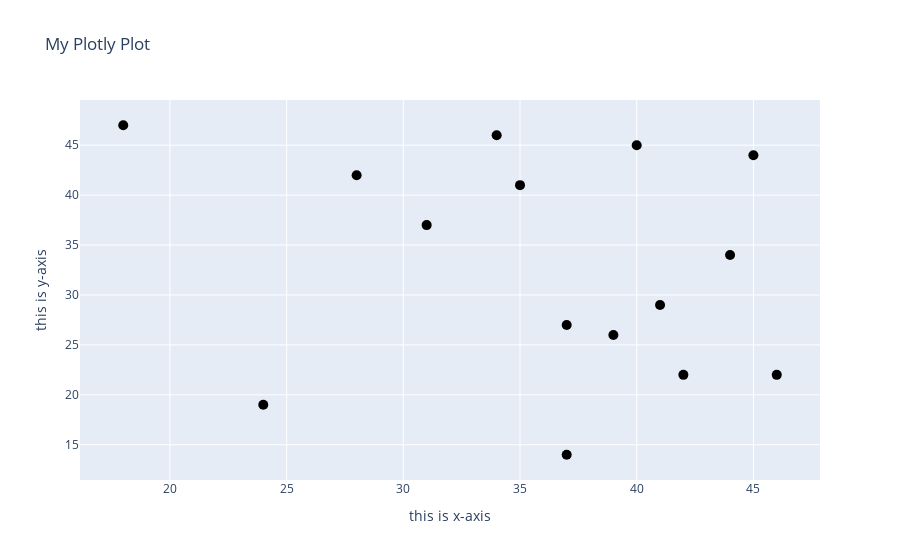

Notebook source saved alongside this figure:
### Code cell
fig = go.Figure(
    data = go.Scatter(
        x = abc, 
        y = xyz, 
        mode = "markers", 
        marker = dict(color = "black", size = 10)
    ))
# lines
# markers
# markers+lines

fig.update_layout(
    title = "My Plotly Plot",
    xaxis_title = "this is x-axis",
    yaxis_title = "this is y-axis"
)

### Figure 1 — Plotly figure (JSON) as saved in the notebook; plotly's stock layout.template omitted (floating-point values rounded to 4 significant figures)
{"data": [{"marker": {"color": "black", "size": 10}, "mode": "markers", "type": "scatter", "x": [44, 31, 37, 18, 40, 28, 46, 39, 35, 42, 24, 45, 34, 41, 37], "y": [34, 37, 14, 47, 45, 42, 22, 26, 41, 22, 19, 44, 46, 29, 27]}], "layout": {"autosize": true, "title": {"text": "My Plotly Plot"}, "xaxis": {"autorange": true, "range": [16.22, 47.78], "title": {"text": "this is x-axis"}, "type": "linear"}, "yaxis": {"autorange": true, "range": [10.63, 50.37], "title": {"text": "this is y-axis"}, "type": "linear"}}}
